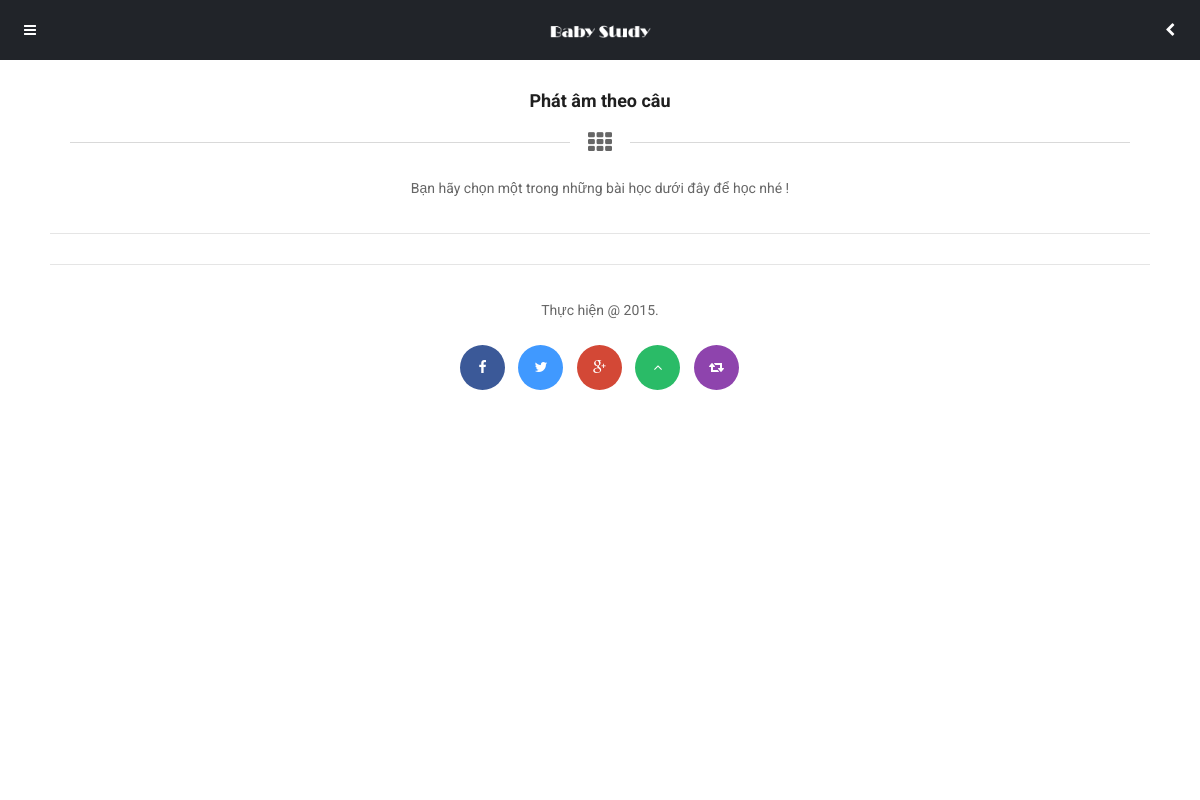
/Source-code/danhsachbaihoc.php?lsid=1 (signed in), run on an earlier commit of the app's database.
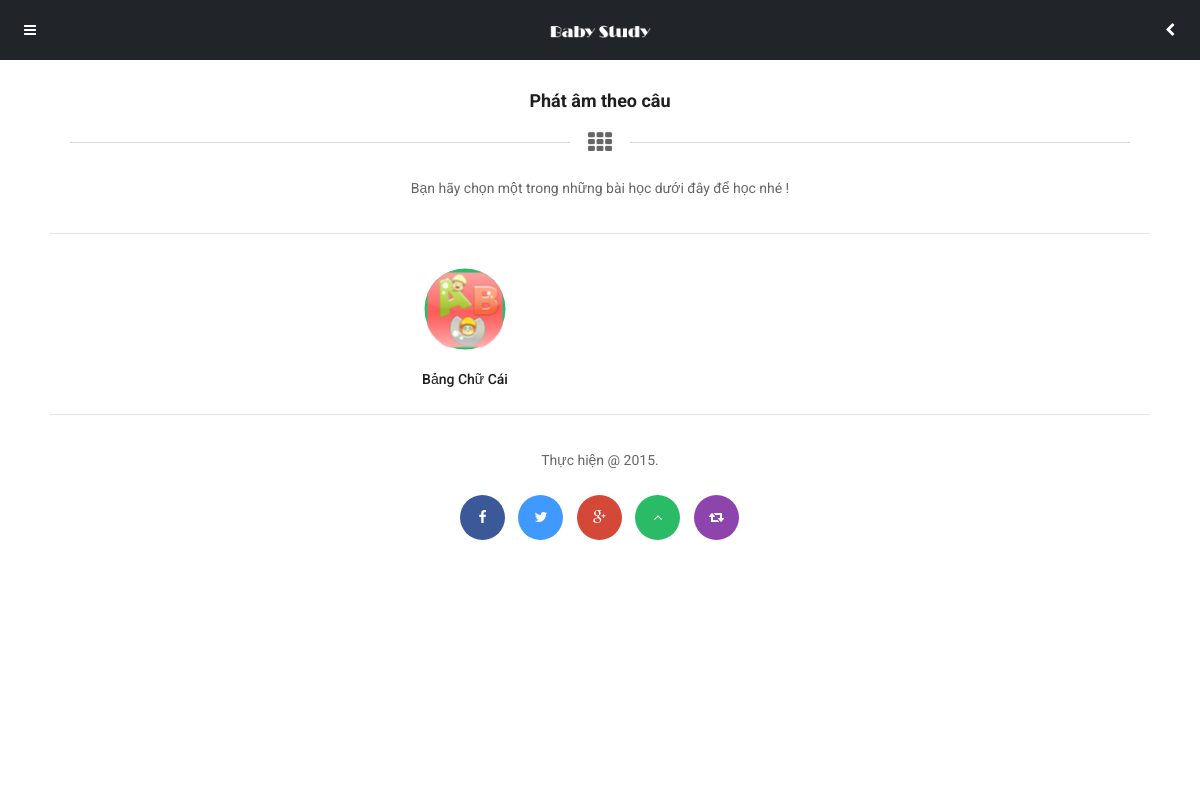
And on a later commit of the database.
### tables this page shows
CREATE TABLE IF NOT EXISTS `baihoc` (
  `bh_ID` int(11) NOT NULL AUTO_INCREMENT,
  `bh_TenBaiHoc` varchar(150) NOT NULL,
  `bh_LoaiBaiHoc` int(11) NOT NULL,
  `bh_NgayTao` datetime NOT NULL,
  `bh_HinhDaiDien` varchar(150) NOT NULL,
  PRIMARY KEY (`bh_ID`),
  KEY `fk_baihoc_loaibaihoc_idx` (`bh_LoaiBaiHoc`)
);

### Source-code/dataconfig/dataprovider.php (called while the page is built, shortened)
<?php
class DataProvider
{
  public static function GetRows($sql)
  {
	$connection = mysqli_connect(HOSTNAME,USERNAME,PASSWORD,DATABASE) or
      	die ("couldn't connect to localhost");
    mysqli_query($connection,"set names 'utf8'");
    $result = mysqli_query($connection,$sql);
	$i = 0;
	while ($row = mysqli_fetch_array($result))
	{
		$returnresult[$i++] = $row;
	}
    return $returnresult;
	}
}
?>

### Source-code/include/inc-dsbaihoc.php (the view, shortened to what this page needs)
         <div class="content">
         <div class="header-clear-large"></div>
             <div class="container heading-style-5">
                 <h4 class="heading-title">Phát âm theo câu</h4>
                 <i class="fa fa-th heading-icon"></i>
                 <p class="heading-subtitle">
                     Bạn hãy chọn một trong những bài học dưới đây để học nhé !
                 </p>
             </div>
             <div class="decoration"></div>
             <div class="thumbnail-menu">
		<?php
			include_once("dataconfig/dataprovider.php");
			$lessonid = $_GET['lsid'];
			$sql = "SELECT bh_ID, bh_TenBaiHoc, bh_HinhDaiDien FROM baihoc WHERE bh_LoaiBaiHoc = $lessonid";
			$result = DataProvider::GetRows($sql);
			if($result != null)
			{
				foreach ($result as $value) {
		?>
                 <a href="baihoc.php?bh=<?php echo $value['bh_ID']; ?>&lbh=<?php echo $lessonid; ?>">
                     <i class="bg-green-dark bg-hover-green-dark fa border-radius-img">
				<img class="img-responsive img-circle" src="<?php echo $value['bh_HinhDaiDien']; ?>">
			</i>
                     <em><?php echo $value['bh_TenBaiHoc'];?></em>
                 </a>
                 <?php
				}
			}
		?>
             </div>
             <div class="decoration"></div>
             <?php
	include_once("include/inc-footer.php");
?>
         </div>

### Source-code/danhsachbaihoc.php (shortened to what this page needs)
<!DOCTYPE HTML>
<head>
<link href="styles/style.css"           rel="stylesheet" type="text/css">
<link href="styles/framework.css"       rel="stylesheet" type="text/css">
<link href="styles/font-awesome.css"    rel="stylesheet" type="text/css">
<link href="styles/animate.css"         rel="stylesheet" type="text/css">
<link href="styles/custom.css"         rel="stylesheet" type="text/css">
</head>
<body class="dual-sidebar">
<div id="header-fixed">
    <a class="open-left-sidebar" href="#"><i class="fa fa-navicon"></i></a>
    <a class="header-logo" href="index.php"><img src="images/logo-light.png" alt="img"></a>
	<a class="open-right-sidebar" href='#'><i class="fa fa-chevron-left"></i></a>
</div>
<div class="all-elements">
    <div class="snap-drawers">
    <?php
	include('include/inc-leftside.php');
?>
        <div id="content" class="snap-content">
            <?php
				include_once("include/inc-dsbaihoc.php");
			?>
        </div>
    </div>
</div>
</body>

### Source-code/include/inc-leftside.php (shortened to what this page needs)
<div class="snap-drawer snap-drawer-left">
            <div class="sidebar-header">
                <a class="close-sidebar" href="#"><i class="fa fa-times"></i></a>
            </div>
            <div class="sidebar-logo">
            </div>
            <p class="sidebar-divider">Danh mục</p>
            <div class="sidebar-menu">
                <a class="menu-item" href="index.php">
                    <em>Trang chủ</em>
                </a>
                <a class="menu-item" href="danhsachbaihoc.php?lsid=1">
                    <em>Đọc âm</em>
                </a>
                <a class="menu-item" href="danhsachbaihoc.php?lsid=2">
                    <em>Đọc từ</em>
                </a>
                <a class="menu-item" href="#">
                    <em>Đọc câu</em>
                </a>
                <a class="menu-item" href="danhsachbaihoc.php?lsid=4">
                    <em>Đọc theo hình ảnh</em>
                </a>
				<a class="menu-item close-sidebar" href="#">
                    <em>Bài tập</em>
                </a>
				<a class="menu-item close-sidebar" href="#">
                    <em>Trò chơi</em>
                </a>
            </div>
            <p class="sidebar-divider">Let's get social</p>
        </div>

### Source-code/include/inc-footer.php
<div class="footer">
                    <p class="center-text">Thực hiện @ 2015.</p>
                    <div class="footer-icons">
                        <a href="#" class="scale-hover facebook-color social-ball"><i class="fa fa-facebook"></i></a>
                        <a href="#" class="scale-hover twitter-color social-ball"><i class="fa fa-twitter"></i></a>
                        <a href="#" class="scale-hover google-color social-ball"><i class="fa fa-google-plus"></i></a>
                        <a href="#" class="scale-hover back-to-top bg-green-dark social-ball"><i class="fa fa-angle-up"></i></a>
                        <a href="#" class="scale-hover show-share-bottom bg-magenta-dark social-ball"><i class="fa fa-retweet"></i></a>
                    </div>
                </div>

### Source-code/styles/style.css (style rules this page uses)
#header-fixed { opacity:1; position:fixed; width:100%; height:60px; background-color:#FFFFFF; z-index:99999; }
.header-clear-large { height:90px; }
#content { -webkit-box-shadow: 0 0px 7px 5px rgba(0,0,0,0.2); box-shadow: 0 0px 7px 5px rgba(0,0,0,0.2); }
#header-fixed { background-color:#212429; height:60px; }
#header-fixed img { position:relative; z-index:9; width:110px; margin-left:auto; margin-right:auto; margin-top:23px; }
#header-fixed .open-left-sidebar { position:absolute; z-index:10; left:0px; top:0px; width:60px; height:60px; line-height:60px; text-align:center; color:#FFFFFF; }
#header-fixed .open-left-sidebar i { width:60px; height:60px; line-height:60px; text-align:center; }
#header-fixed .open-right-sidebar { position:absolute; z-index:10; right:0px; top:0px; width:60px; height:60px; line-height:60px; text-align:center; color:#FFFFFF; }
#header-fixed .open-right-sidebar i { width:60px; height:60px; line-height:60px; text-align:center; }
.snap-drawer * { transition:all 250ms ease; }
.sidebar-header { height:60px; border-bottom:solid 1px rgba(255,255,255,0.05); background-color:#212429; }
.sidebar-header a { width:53px; float:left; }
.sidebar-logo { border-bottom:solid 1px rgba(0,0,0,0.1); }
.menu-item { height:60px; color:#6b757d; transition:all 250ms ease; }
.menu-item em { font-family:'Roboto', sans-serif; color:#3b4043; display:block; line-height:52px; font-style:normal; padding-left:75px; font-size:14px; font-weight:500; }
.snap-drawer, .snap-drawers { background-color:#FFFFFF!important; }
.sidebar-menu { margin-bottom:30px; }
.sidebar-divider { font-family:'Roboto', sans-serif; margin-top:10px; margin-bottom:20px; padding-bottom:7px; font-size:10px; padding-left:30px; font-weight:800; text-transform: uppercase; color:495254; border-bottom:solid 1px rgba(0,0,0,0.1); }
.footer p { margin-bottom:20px; }
.footer-icons { width:280px; margin-left:auto; margin-right:auto; margin-bottom:30px; }
.footer-icons a:last-child { margin-right:0px; }
.thumbnail-menu a em { display:block; text-align:center; font-style:normal; }
.thumbnail-menu a { margin-bottom:20px; }
.thumbnail-menu a i { transition:all 200ms ease; -moz-transform: scale(0.9, 0.9); -webkit-transform: scale(0.9, 0.9); -o-transform: scale(0.9, 0.9); -ms-transform: scale(0.9, 0.9); transform: scale(0.9, 0.9); }
@media (min-width:460px) { .thumbnail-menu { width:400px; margin-left:auto; margin-right:auto; } }
@media (min-width:460px) { .thumbnail-menu a { width:90px; float:left; margin-left:20px; margin-right:20px; font-size:14px; color:#1f1f1f; font-weight:500; } }
@media (min-width:460px) { .thumbnail-menu a i { width:90px; height:90px; line-height:90px; border-radius:90px; text-align:center; font-size:27px; color:#FFFFFF; } }

### Source-code/styles/custom.css (style rules this page uses)
.border-radius-img img { border-radius: 90px !important; }

What changed in the data, as far as the page shows it:
added baihoc: bh_TenBaiHoc "Bảng Chữ Cái"
